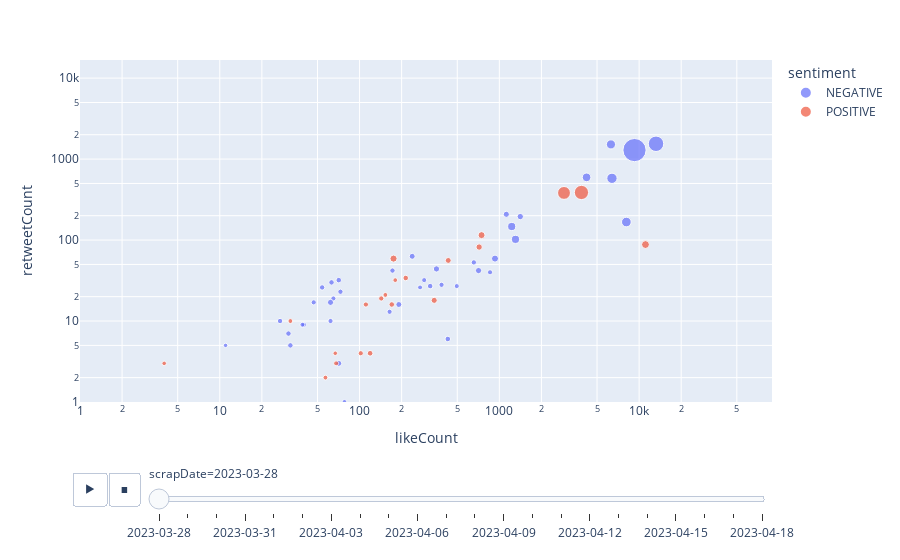

Notebook code for this chart:
### Code cell
import plotly.express as px

df2 = df2.sort_values(by='scrapDate')

x_axis = "likeCount"
y_axis = "retweetCount"
size = "viewCount"
range_x = [df2[x_axis].min()+1, df2[x_axis].max()*2]
range_y = [df2[y_axis].min()+1, df2[y_axis].max()*2]

normalized_size = (df2[size]-df2[size].min())/(df2[size].max()-df2[size].min())*40+1

px.scatter(df2, x=x_axis, y=y_axis, animation_frame="scrapDate", animation_group="tid",
           log_x=True, log_y=True, range_x=range_x, range_y=range_y,
            size=normalized_size, color="sentiment", hover_name="tid")

### Figure 1 — Plotly figure (JSON) as saved in the notebook; plotly's stock layout.template omitted (floating-point values rounded to 4 significant figures)
{"data": [{"hovertemplate": "<b>%{hovertext}</b><br><br>sentiment=NEGATIVE<br>scrapDate=2023-03-28<br>likeCount=%{x}<br>retweetCount=%{y}<br>size=%{marker.size}<extra></extra>", "hovertext": [1639931775932842000, 1640141833979457500, 1640020813284888600, 1640016533350150100, 1640165651078692900, 1639813638906159000, 1640089782226223000, 1639984685563654100, 1639867287669710800, 1639927688663113700, 1639947556686819300, 1639847860647653400, 1639840624668016600, 1639808933035671600, 1639804372841296000, 1639997212246827000, 1639838202071744500, 1639788116209696800, 1640389164335087600, 1640611878266126300, 1640515220350152700, 1640499031641038800, 1640454716995039200, 1640418450681266200, 1640415817102934000, 1640406756450005000, 1640406022018973700, 1640405277462741000, 1640174684678373400, 1640189424238510000, 1640452694799261700, 1640453329510703000, 1640395866363117600, 1640332379398234000, 1640186536825061400, 1640210799489687600, 1640226772078977000, 1640189338091757600, 1640192174024261600, 1640390714575196200, 1640360600894165000, 1640362514692165600], "ids": [1639931775932842000, 1640141833979457500, 1640020813284888600, 1640016533350150100, 1640165651078692900, 1639813638906159000, 1640089782226223000, 1639984685563654100, 1639867287669710800, 1639927688663113700, 1639947556686819300, 1639847860647653400, 1639840624668016600, 1639808933035671600, 1639804372841296000, 1639997212246827000, 1639838202071744500, 1639788116209696800, 1640389164335087600, 1640611878266126300, 1640515220350152700, 1640499031641038800, 1640454716995039200, 1640418450681266200, 1640415817102934000, 1640406756450005000, 1640406022018973700, 1640405277462741000, 1640174684678373400, 1640189424238510000, 1640452694799261700, 1640453329510703000, 1640395866363117600, 1640332379398234000, 1640186536825061400, 1640210799489687600, 1640226772078977000, 1640189338091757600, 1640192174024261600, 1640390714575196200, 1640360600894165000, 1640362514692165600], "legendgroup": "NEGATIVE", "marker": {"color": "#636efa", "size": [1.466, 3.37, 1.376, 4.81, 1.926, 1.324, 1.356, 1.463, 1.467, 1.317, 1.229, 1.352, 1.339, 1.385, 1.425, 2.566, 1.216, 2.011, 1.997, 1.372, 1.225, 1.53, 1.599, 5.451, 1.443, 1.325, 1.783, 1.932, 2.065, 1.517, 12.24, 1.825, 1.572, 4.287, 27.61, 1.506, 1.817, 3.815, 3.373, 1.575, 1.545, 1.013], "sizemode": "area", "sizeref": 0.1025, "symbol": "circle"}, "mode": "markers", "name": "NEGATIVE", "orientation": "v", "showlegend": true, "type": "scatter", "x": [12, 1226, 47, 8105, 1122, 496, 164, 172, 54, 40, 39, 858, 65, 386, 73, 931, 271, 355, 710, 62, 78, 63, 428, 6394, 657, 290, 71, 62, 1412, 31, 13211, 238, 71, 6289, 9270, 27, 191, 4208, 1305, 320, 32, 11], "xaxis": "x", "y": [0, 147, 17, 167, 208, 27, 13, 42, 26, 9, 9, 40, 19, 28, 23, 59, 26, 44, 42, 10, 1, 30, 6, 579, 53, 32, 3, 17, 195, 7, 1545, 63, 32, 1518, 1292, 10, 16, 595, 102, 27, 5, 5], "yaxis": "y"}, {"hovertemplate": "<b>%{hovertext}</b><br><br>sentiment=POSITIVE<br>scrapDate=2023-03-28<br>likeCount=%{x}<br>retweetCount=%{y}<br>size=%{marker.size}<extra></extra>", "hovertext": [1640130364701044700, 1640130060555374600, 1640110171996438500, 1640095238604861400, 1640089361734684700, 1640064536953905200, 1640059786460012500, 1640054878608212000, 1640054386327191600, 1640092856772874200, 1639975598566043600, 1639915096624472000, 1640162556860940300, 1639950589328072700, 1640069366514606000, 1640586623682515000, 1640451196988039200, 1640166718742966300, 1640396458921980000, 1640360776807374800, 1640399582382243800], "ids": [1640130364701044700, 1640130060555374600, 1640110171996438500, 1640095238604861400, 1640089361734684700, 1640064536953905200, 1640059786460012500, 1640054878608212000, 1640054386327191600, 1640092856772874200, 1639975598566043600, 1639915096624472000, 1640162556860940300, 1639950589328072700, 1640069366514606000, 1640586623682515000, 1640451196988039200, 1640166718742966300, 1640396458921980000, 1640360776807374800, 1640399582382243800], "legendgroup": "POSITIVE", "marker": {"color": "#EF553B", "size": [1.214, 1.785, 1.205, 3.188, 8.498, 1.285, 1.413, 1.144, 10.43, 1.067, 1.389, 1.399, 1.901, 1.579, 2.514, 1.057, 2.579, 1.647, 1.589, 2.072, 1.223], "sizemode": "area", "sizeref": 0.1025, "symbol": "circle"}, "mode": "markers", "name": "POSITIVE", "orientation": "v", "showlegend": true, "type": "scatter", "x": [32, 431, 57, 11106, 2902, 68, 143, 180, 3868, 67, 111, 102, 342, 170, 746, 4, 175, 119, 214, 717, 153], "xaxis": "x", "y": [10, 56, 2, 88, 382, 3, 19, 32, 387, 4, 16, 4, 18, 16, 115, 3, 59, 4, 34, 82, 21], "yaxis": "y"}], "layout": {"legend": {"itemsizing": "constant", "title": {"text": "sentiment"}, "tracegroupgap": 0}, "margin": {"t": 60}, "sliders": [{"active": 0, "currentvalue": {"prefix": "scrapDate="}, "len": 0.9, "pad": {"b": 10, "t": 60}, "steps": [{"args": [["2023-03-28"], {"frame": {"duration": 0, "redraw": false}, "fromcurrent": true, "mode": "immediate", "transition": {"duration": 0, "easing": "linear"}}], "label": "2023-03-28", "method": "animate"}, {"args": [["2023-03-29"], {"frame": {"duration": 0, "redraw": false}, "fromcurrent": true, "mode": "immediate", "transition": {"duration": 0, "easing": "linear"}}], "label": "2023-03-29", "method": "animate"}, {"args": [["2023-03-30"], {"frame": {"duration": 0, "redraw": false}, "fromcurrent": true, "mode": "immediate", "transition": {"duration": 0, "easing": "linear"}}], "label": "2023-03-30", "method": "animate"}, {"args": [["2023-03-31"], {"frame": {"duration": 0, "redraw": false}, "fromcurrent": true, "mode": "immediate", "transition": {"duration": 0, "easing": "linear"}}], "label": "2023-03-31", "method": "animate"}, {"args": [["2023-04-01"], {"frame": {"duration": 0, "redraw": false}, "fromcurrent": true, "mode": "immediate", "transition": {"duration": 0, "easing": "linear"}}], "label": "2023-04-01", "method": "animate"}, {"args": [["2023-04-02"], {"frame": {"duration": 0, "redraw": false}, "fromcurrent": true, "mode": "immediate", "transition": {"duration": 0, "easing": "linear"}}], "label": "2023-04-02", "method": "animate"}, {"args": [["2023-04-03"], {"frame": {"duration": 0, "redraw": false}, "fromcurrent": true, "mode": "immediate", "transition": {"duration": 0, "easing": "linear"}}], "label": "2023-04-03", "method": "animate"}, {"args": [["2023-04-04"], {"frame": {"duration": 0, "redraw": false}, "fromcurrent": true, "mode": "immediate", "transition": {"duration": 0, "easing": "linear"}}], "label": "2023-04-04", "method": "animate"}, {"args": [["2023-04-05"], {"frame": {"duration": 0, "redraw": false}, "fromcurrent": true, "mode": "immediate", "transition": {"duration": 0, "easing": "linear"}}], "label": "2023-04-05", "method": "animate"}, {"args": [["2023-04-06"], {"frame": {"duration": 0, "redraw": false}, "fromcurrent": true, "mode": "immediate", "transition": {"duration": 0, "easing": "linear"}}], "label": "2023-04-06", "method": "animate"}, {"args": [["2023-04-07"], {"frame": {"duration": 0, "redraw": false}, "fromcurrent": true, "mode": "immediate", "transition": {"duration": 0, "easing": "linear"}}], "label": "2023-04-07", "method": "animate"}, {"args": [["2023-04-08"], {"frame": {"duration": 0, "redraw": false}, "fromcurrent": true, "mode": "immediate", "transition": {"duration": 0, "easing": "linear"}}], "label": "2023-04-08", "method": "animate"}, {"args": [["2023-04-09"], {"frame": {"duration": 0, "redraw": false}, "fromcurrent": true, "mode": "immediate", "transition": {"duration": 0, "easing": "linear"}}], "label": "2023-04-09", "method": "animate"}, {"args": [["2023-04-10"], {"frame": {"duration": 0, "redraw": false}, "fromcurrent": true, "mode": "immediate", "transition": {"duration": 0, "easing": "linear"}}], "label": "2023-04-10", "method": "animate"}, {"args": [["2023-04-11"], {"frame": {"duration": 0, "redraw": false}, "fromcurrent": true, "mode": "immediate", "transition": {"duration": 0, "easing": "linear"}}], "label": "2023-04-11", "method": "animate"}, {"args": [["2023-04-12"], {"frame": {"duration": 0, "redraw": false}, "fromcurrent": true, "mode": "immediate", "transition": {"duration": 0, "easing": "linear"}}], "label": "2023-04-12", "method": "animate"}, {"args": [["2023-04-13"], {"frame": {"duration": 0, "redraw": false}, "fromcurrent": true, "mode": "immediate", "transition": {"duration": 0, "easing": "linear"}}], "label": "2023-04-13", "method": "animate"}, {"args": [["2023-04-14"], {"frame": {"duration": 0, "redraw": false}, "fromcurrent": true, "mode": "immediate", "transition": {"duration": 0, "easing": "linear"}}], "label": "2023-04-14", "method": "animate"}, {"args": [["2023-04-15"], {"frame": {"duration": 0, "redraw": false}, "fromcurrent": true, "mode": "immediate", "transition": {"duration": 0, "easing": "linear"}}], "label": "2023-04-15", "method": "animate"}, {"args": [["2023-04-16"], {"frame": {"duration": 0, "redraw": false}, "fromcurrent": true, "mode": "immediate", "transition": {"duration": 0, "easing": "linear"}}], "label": "2023-04-16", "method": "animate"}, {"args": [["2023-04-17"], {"frame": {"duration": 0, "redraw": false}, "fromcurrent": true, "mode": "immediate", "transition": {"duration": 0, "easing": "linear"}}], "label": "2023-04-17", "method": "animate"}, {"args": [["2023-04-18"], {"frame": {"duration": 0, "redraw": false}, "fromcurrent": true, "mode": "immediate", "transition": {"duration": 0, "easing": "linear"}}], "label": "2023-04-18", "method": "animate"}], "x": 0.1, "xanchor": "left", "y": 0, "yanchor": "top"}], "updatemenus": [{"buttons": [{"args": [null, {"frame": {"duration": 500, "redraw": false}, "fromcurrent": true, "mode": "immediate", "transition": {"duration": 500, "easing": "linear"}}], "label": "&#9654;", "method": "animate"}, {"args": [[null], {"frame": {"duration": 0, "redraw": false}, "fromcurrent": true, "mode": "immediate", "transition": {"duration": 0, "easing": "linear"}}], "label": "&#9724;", "method": "animate"}], "direction": "left", "pad": {"r": 10, "t": 70}, "showactive": false, "type": "buttons", "x": 0.1, "xanchor": "right", "y": 0, "yanchor": "top"}], "xaxis": {"anchor": "y", "domain": [0, 1], "range": [0, 4.951], "title": {"text": "likeCount"}, "type": "log"}, "yaxis": {"anchor": "x", "domain": [0, 1], "range": [0, 4.224], "title": {"text": "retweetCount"}, "type": "log"}}}
